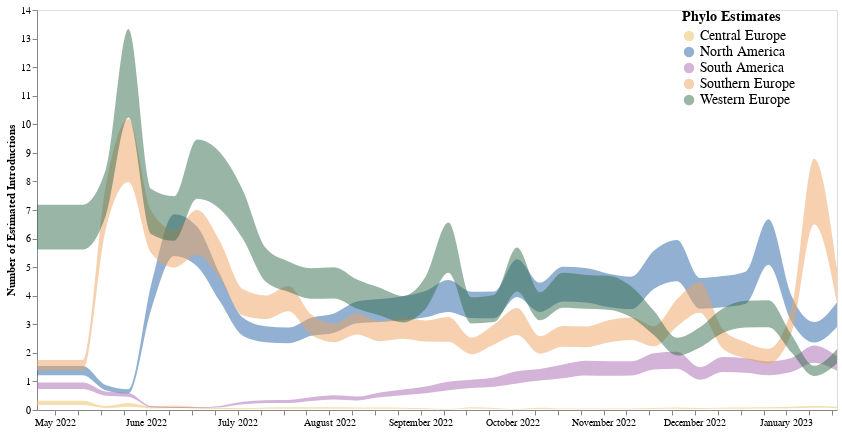

Notebook code cell kept with this figure:
### Code cell
south_mrb_plot

### Figure 1 — Vega-Lite specification as saved in the notebook (floating-point values rounded to 4 significant figures; data arrays with more than 128 entries replaced by an {"elided": "..."} marker saying what was removed)
{"config": {"view": {"continuousWidth": 400, "continuousHeight": 300}}, "data": {"name": "data-b9eb4c92bece8c7c7045c4ff8e69f9a2"}, "mark": {"type": "area", "color": "orange", "interpolate": "monotone", "opacity": 0.5}, "encoding": {"color": {"field": "deme", "legend": {"labelFontSize": 14, "offset": -155, "orient": "right", "symbolSize": 110, "titleFontSize": 14}, "scale": {"range": ["#EEC060", "#2664A5", "#A76BB1", "#EEA160", "#356D4C"]}, "title": "Phylo Estimates", "type": "nominal"}, "x": {"axis": {"format": "%B %Y", "grid": false, "title": null}, "field": "date", "type": "temporal"}, "y": {"axis": {"grid": false, "title": "Number of Estimated Introductions"}, "field": "upper_hpd_log_50", "type": "quantitative"}, "y2": {"field": "lower_hpd_log_50"}}, "height": 400, "width": 800, "$schema": "https://vega.github.io/schema/vega-lite/v4.17.0.json", "datasets": {"data-b9eb4c92bece8c7c7045c4ff8e69f9a2": {"elided": "180 records"}}}
